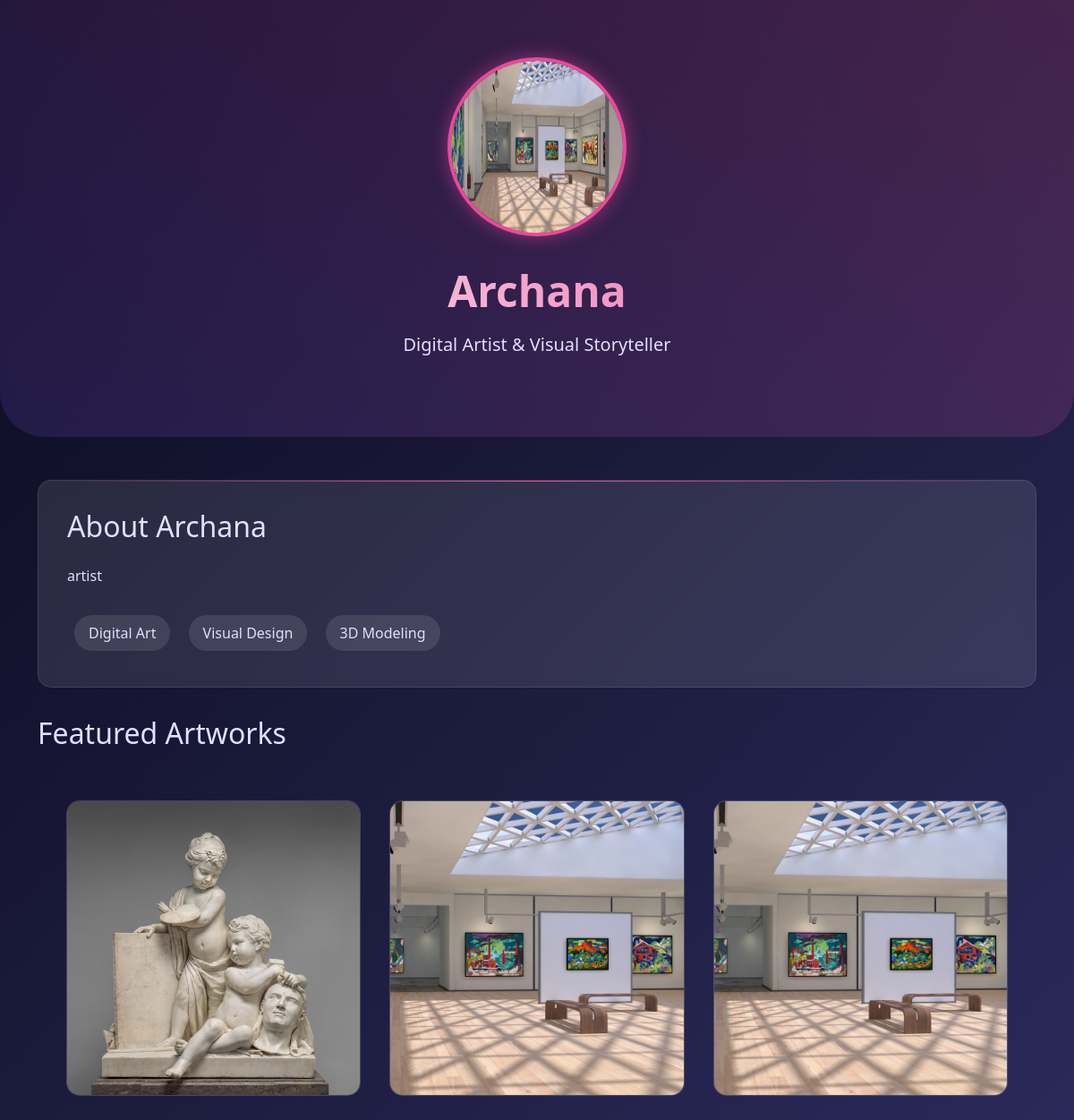
The app's page /artist_profile/3/ with its own data.
### art_app/models.py (models this page shows)
class Artisttable(models.Model):
    userid=models.TextField(max_length=10)
    bio=models.TextField(max_length=100)
    phone=models.CharField(max_length=30)
    location=models.CharField(max_length=50)
    insta=models.CharField(max_length=50)
    website=models.CharField(max_length=60)
    ART_CATEGORIES = [
        ('digital', 'Digital Art'),
        ('painting', 'Painting'),
        ('sculpture', 'Sculpture'),
    ]
    art_categories = models.CharField(max_length=255,default="")  # Store selected categories as comma-separated values
    profile_photo = models.ImageField(upload_to='profile_photos/', blank=True, null=True)

class Usertable(models.Model):
    name=models.CharField(max_length=30)
    email=models.CharField(max_length=30)
    password=models.CharField(max_length=30)
    role=models.CharField(max_length=30)
    status=models.CharField(max_length=30)

class Arttable(models.Model):
    title=models.CharField(max_length=30)
    userid=models.CharField(max_length=30)
    status=models.CharField(max_length=30)
    desc=models.CharField(max_length=80)
    price=models.CharField(max_length=20)
    arttype=models.CharField(max_length=20)
    img=models.ImageField(upload_to='art_photos/',blank=True,null=True)

### user_app/views.py (the view)
# urls.py: path("artist_profile/<int:id>/",views.artist_profile_page,name="artist_profile"),
def artist_profile_page(request,id):
    user_artist = get_object_or_404(Usertable, id=id)  # Fetch the art object by ID
    us_id=user_artist.id
    artist_details=get_object_or_404(Artisttable,userid=id)
    artist_details_art = Arttable.objects.filter(userid=id)  # Fetch multiple objects
    return render(request,'artist_profile.html',{'user_artist':user_artist,'artist_details':artist_details,'artist_details_art':artist_details_art})

### user_app/template/artist_profile.html (shortened to what this page needs)
<!DOCTYPE html>
<html lang="en">
<head>
    <link href="https://cdn.jsdelivr.net/npm/bootstrap@5.3.0/dist/css/bootstrap.min.css" rel="stylesheet">
    <link rel="stylesheet" href="https://cdnjs.cloudflare.com/ajax/libs/animate.css/4.1.1/animate.min.css">
</head>
<body>
    <div class="profile-header text-center">
        <img src="{{ artist_details.profile_photo.url }}" alt="Maria Chen" class="profile-image animate__animated animate__fadeIn">
        <h1 class="artist-name animate__animated animate__fadeInUp">{{ user_artist.name }}</h1>
        <p class="lead mb-4 animate__animated animate__fadeInUp">Digital Artist & Visual Storyteller</p>
    </div>
    <div class="container">
        <div class="bio-section glass animate__animated animate__fadeIn">
            <h2 class="mb-4">About {{ user_artist.name }}</h2>
            <p>{{ artist_details.bio }}</p>
            <div class="tags mt-4">
                <span class="tag">Digital Art</span>
                <span class="tag">Visual Design</span>
                <span class="tag">3D Modeling</span>
            </div>
        </div>
        <h2 class="mb-4">Featured Artworks</h2>
        <div class="artwork-grid">
            {% if artist_details_art %}
                 {% for art in artist_details_art %}
                        <div class="artwork-card glass animate__animated animate__fadeIn">
                            <img src="{{ art.img.url }}" alt="Digital Dreams">
                            <div class="artwork-info">
                            </div>
                        </div>
                    {% endfor %}
            {% else %}
                <p>No art available.</p>
            {% endif %}
    </div>
</body>
</html>

### user_app/template/artist_profile.html (style rules this page uses)
:root { --primary-color: #6B46C1; --secondary-color: #EC4899; --accent-color: #F59E0B; --dark-bg: #0a0a1f; --card-bg: rgba(255, 255, 255, 0.1); --text-light: #e0e0ff; --glass-effect: rgba(255, 255, 255, 0.1); --neon-glow: 0 0 10px rgba(236, 72, 153, 0.5); }
body { background: linear-gradient(135deg, #0a0a1f 0%, #1a1a3a 50%, #2a2a5a 100%); min-height: 100vh; color: var(--text-light); font-family: 'Segoe UI', sans-serif; }
.glass { background: var(--glass-effect); backdrop-filter: blur(10px); border: 1px solid rgba(255, 255, 255, 0.1); border-radius: 15px; transition: transform 0.3s ease, box-shadow 0.3s ease; }
.profile-header { padding: 4rem 2rem; background: linear-gradient(45deg, rgba(107, 70, 193, 0.2), rgba(236, 72, 153, 0.2)); border-radius: 0 0 50px 50px; margin-bottom: 3rem; }
.profile-image { width: 200px; height: 200px; border-radius: 50%; border: 4px solid var(--secondary-color); box-shadow: 0 0 20px rgba(236, 72, 153, 0.5); margin-bottom: 2rem; }
.artist-name { font-size: 3rem; font-weight: bold; background: linear-gradient(45deg, #fff, var(--secondary-color)); -webkit-background-clip: text; -webkit-text-fill-color: transparent; margin-bottom: 1rem; }
.artwork-grid { display: grid; grid-template-columns: repeat(auto-fill, minmax(300px, 1fr)); gap: 2rem; padding: 2rem; }
.artwork-card { position: relative; overflow: hidden; border-radius: 15px; aspect-ratio: 1; }
.artwork-card img { width: 100%; height: 100%; object-fit: cover; transition: transform 0.5s ease; }
.artwork-info { position: absolute; bottom: 0; left: 0; right: 0; padding: 1.5rem; background: linear-gradient(transparent, rgba(0, 0, 0, 0.8)); transform: translateY(100%); transition: transform 0.3s ease; }
.bio-section { padding: 2rem; margin: 2rem 0; position: relative; overflow: hidden; }
.bio-section::before { content: ''; position: absolute; top: 0; left: 0; right: 0; height: 1px; background: linear-gradient(90deg, transparent, var(--secondary-color), transparent); }
.tag { display: inline-block; padding: 0.5rem 1rem; background: rgba(255, 255, 255, 0.1); border-radius: 20px; margin: 0.5rem; transition: all 0.3s ease; }

### records on screen
Artisttable: profile_photo (picture), bio "artist"
Usertable: name "Archana"
Arttable: img (picture)
Arttable: img (picture)
Arttable: img (picture)
